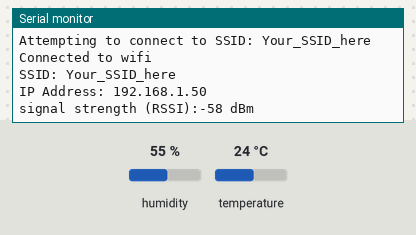
A sketch run on a simulated Arduino MKR. Shown: the last lines printed to the serial monitor. The test bench sets the inputs (shaded band); at power-on: humidity 55 %, temperature 24 °C. WiFi joins after 1.5 s; servers stay silent unless stated.

Above: at 12.7 s.
12.8 s: humidity set to 22 %
At 15.3 s:
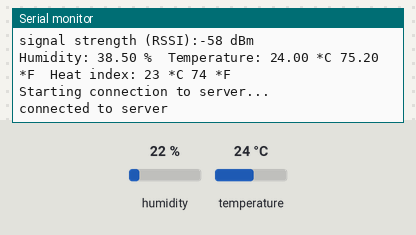
15.9 s: temperature set to 12 °C
At 16.93 s:
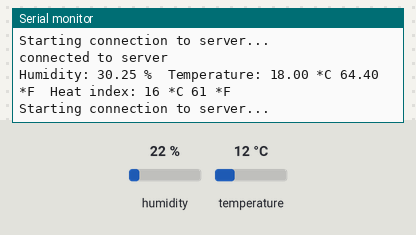
19.0 s: humidity set to 40 %
At 20.7 s:
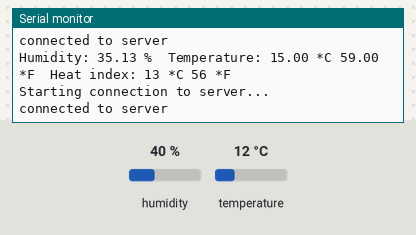
Timing chart, 0 to 22.2 s (numbered marks = the images above; inputs shaded):
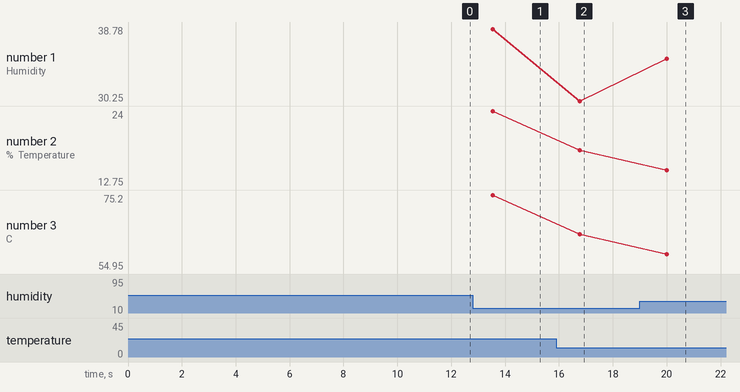

The sketch:

MKR1000_ThingSpeak_Hacksterio_ver1.ino
```cpp
/*
This sketch is a combination of ADAFruits DHT sketch, WiFi101 Webclient
and The arduino example from ThingSpeak
Modified by Stephen Borsay for the MKR1000, feel free to use
added a brute force float string handler to address package size issue

found at https://www.hackster.io/detox/mkr1000-to-dht11-wireless-data-to-thingspeak-com-5bb252?utm_source=hackster&utm_medium=email&utm_campaign=new_projects
complex sketch at https://github.com/sborsay/Arduino_Wireless/blob/master/MKR1000_to_thingspeak_FloatStringHandler

Nicu Florica made some changes, see https://github.com/tehniq3/MKR1000_ThingSpeak/
 */

#include <WiFi101.h>  // https://github.com/arduino-libraries/WiFi101
#include "DHT.h"    // https://github.com/adafruit/DHT-sensor-library

#define DHTPIN 1    // what pin we're connected to, pin1 is 5th pin from end

// Uncomment whatever DHT sensor type you're using!
#define DHTTYPE DHT11  // DHT 11
//#define DHTTYPE DHT21  // DHT 21
//#define DHTTYPE DHT22  // DHT 22

DHT dht(DHTPIN,DHTTYPE);

String apiKey ="Write API Key"; // api from ThingSpeak

char ssid[] = "Your_SSID_here"; //  your network SSID (name)
char pass[] = "Your_Password_here";    //your network password
int keyIndex = 0;     // your network key Index number (needed only for WEP)


int status = WL_IDLE_STATUS;
// if you don't want to use DNS (and reduce your sketch size)
// use the numeric IP instead of the name for the server:
//IPAddress server(74,125,232,128);  // numeric IP for Google (no DNS)
char server[] = "api.thingspeak.com";    // name address for Google (using DNS)

// Initialize the Ethernet client library
// with the IP address and port of the server
// that you want to connect to (port 80 is default for HTTP):
WiFiClient client;

float h, t, f;      // average values for humidity, temperature in Celsius and Farenheit
float h2, t2, f2;   // actual values for humidity, temperature in Celsius and Farenheit


void setup() {

// niq_ro eliminate Serial Monitor for made a independent device ;)
/*  //Initialize serial and wait for port to open:
  Serial.begin(9600);
  while (!Serial)
  {
    ; // wait for serial port to connect. Needed for native USB port only
  }
*/
  // check for the presence of the shield:
  if (WiFi.status() == WL_NO_SHIELD) {
    Serial.println("WiFi shield not present");
    // don't continue:
    while (true);
  }

  // attempt to connect to Wifi network:
  while (status != WL_CONNECTED)
  {
    Serial.print("Attempting to connect to SSID: ");
    Serial.println(ssid);
    //Connect to WPA/WPA2 network.Change this line if using open/WEP network
    status = WiFi.begin(ssid, pass);

    // wait 10 seconds for connection:
    delay(10000);
  }

  Serial.println("Connected to wifi");
  printWifiStatus();

  h = dht.readHumidity();
  // Read temperature as Celsius (the default)
  t = dht.readTemperature();
  // Read temperature as Fahrenheit (isFahrenheit = true)
  f = dht.readTemperature(true);

}

void loop() {

   // Wait a few seconds between measurements.
  delay(2000);

  //prefer to use float, but package size or float conversion isnt working
  //will revise in future with a string fuction or float conversion function

  h2 = dht.readHumidity();
  h = (h + h2) /2;
  // Read temperature as Celsius (the default)
  t2 = dht.readTemperature();
  t = (t + t2)/2;
  // Read temperature as Fahrenheit (isFahrenheit = true)
  f2 = dht.readTemperature(true);
  f = (f + f2)/2;

  // Check if any reads failed and exit early (to try again).
  if (isnan(h) || isnan(t) || isnan(f))
  {
    Serial.println("Failed to read from DHT sensor!");
    return;
  }

  char  buffer[27];

  // Compute heat index in Fahrenheit (the default)
  int hif = dht.computeHeatIndex(f, h);
  // Compute heat index in Celsius (isFahreheit = false)
  int hic = dht.computeHeatIndex(t, h, false);

  Serial.print("Humidity: ");
  Serial.print(h);
  Serial.print(" %\t");
  Serial.print("Temperature: ");
  Serial.print(t);
  Serial.print(" *C ");
  Serial.print(f);
  Serial.print(" *F\t");
  Serial.print("Heat index: ");
  Serial.print(hic);
  Serial.print(" *C ");
  Serial.print(hif);
  Serial.println(" *F\n");

    Serial.println("\nStarting connection to server...");
  // if you get a connection, report back via serial:
  if (client.connect(server, 80)) {
    Serial.println("connected to server");

// brute force string handling converter for int to float
//normal flote data types wont work, feel free to try though

 int h1 =  (h * 100);
 int t1 =  (t * 100);
 int f1 =  (f * 100);


          client.print(F("POST "));
          client.print("/update?key=apiKey&field1="
          +               (String)(h1/100) +'.' +(String)((h1%100)/10) +(String)(h1%10)
          +  "&field2=" + (String)(t1/100) +'.' +(String)((t1%100)/10) +(String)(t1%10)
          +  "&field3=" + (String)(f1/100) +'.' +(String)((f1%100)/10) +(String)(f1%10)
          +  "&field4=" + (String) hic
          +  "&field5=" + (String) hif
                                   );

          String tsData = "field1="   //need the length to give to ThingSpeak
          +              (String)(h1/100) +'.' +(String)((h1%100)/10) +(String)(h1%10)
          +  "&field2=" +(String)(t1/100) +'.' +(String)((t1%100)/10) +(String)(t1%10)
          +  "&field3=" +(String)(f1/100) +'.' +(String)((f1%100)/10) +(String)(f1%10)
          +  "&field4=" +(String) hic
          +  "&field5=" +(String) hif
        ;


          client.print("POST /update HTTP/1.1\n");
          client.print("Host: api.thingspeak.com\n");
          client.print("Connection: close\n");
          client.print("X-THINGSPEAKAPIKEY: " + apiKey + "\n");
          client.print("Content-Type: application/x-www-form-urlencoded\n");
          client.print("Content-Length: ");
          client.print(tsData.length());  //send out data string legth to ts
          client.print("\n\n");
          client.print(tsData);
          client.stop();
          delay(1000);
    }

}


void printWifiStatus() {
  // print the SSID of the network you're attached to:
  Serial.print("SSID: ");
  Serial.println(WiFi.SSID());

  // print your WiFi shield's IP address:
  IPAddress ip = WiFi.localIP();
  Serial.print("IP Address: ");
  Serial.println(ip);

  // print the received signal strength:
  long rssi = WiFi.RSSI();
  Serial.print("signal strength (RSSI):");
  Serial.print(rssi);
  Serial.println(" dBm");
}
```

Measured:
- after the input at 12.8 s, the serial monitor: prints a new line after 0.75 s (image 1)
- after the input at 15.9 s, the serial monitor: prints a new line after 0.87 s (image 2)
- after the input at 19.0 s, the serial monitor: prints a new line after 1.0 s (image 3)
- plotted number 1: 30.25 → 38.78 after the input at 19.0 s
- plotted number 2: 24 → 18 after the input at 15.9 s
- plotted number 3: 75.2 → 64.4 after the input at 15.9 s
